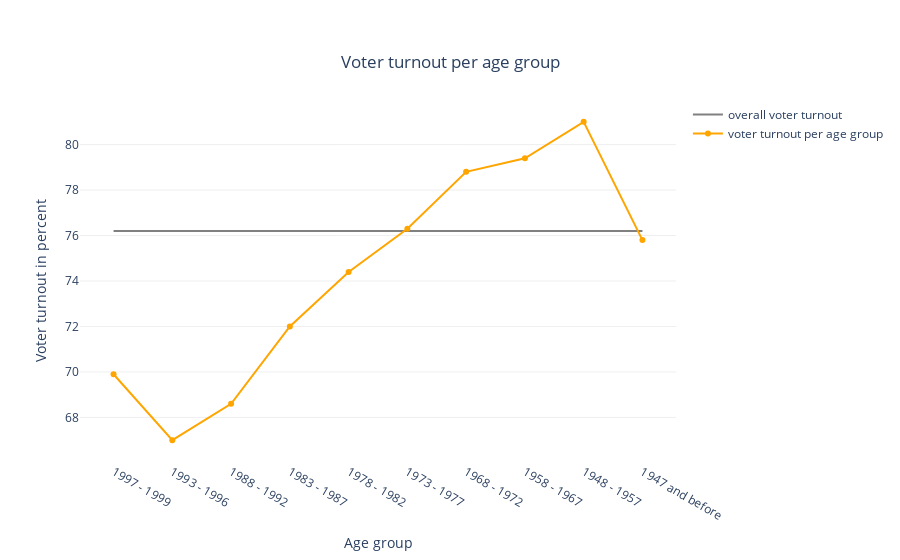

Source (notebook cell):
### Code cell
fig = make_subplots()

fig.add_trace(
    go.Scatter(x=voter_turnout[1:]["Geburtsjahresgruppe"], y=[voter_turnout.iloc[0]["Wahlbeteiligung"]] *len(voter_turnout[1:]["Geburtsjahresgruppe"]),
               name='overall voter turnout', mode='lines', line_color='grey')
)

fig.add_trace(
    go.Scatter(x=voter_turnout[1:]["Geburtsjahresgruppe"], y=voter_turnout[1:]["Wahlbeteiligung"], 
               name='voter turnout per age group', line_color='orange'), 
)

fig.update_xaxes(
        title_text = "Age group")

fig.update_yaxes(
        title_text = "Voter turnout in percent",
        showgrid=True, gridwidth=1, gridcolor='#efefef')

# Add figure title
fig.update_layout(plot_bgcolor="white",
                  title={
                    'text': 'Voter turnout per age group', 
                    'y':0.9,
                    'x':0.5,
                    'xanchor': 'center',
                    'yanchor': 'top'}
                  )

fig.show()

### Figure 1 — Plotly figure (JSON) as saved in the notebook; plotly's stock layout.template omitted (floating-point values rounded to 4 significant figures)
{"data": [{"line": {"color": "grey"}, "mode": "lines", "name": "overall voter turnout", "type": "scatter", "x": ["1997 - 1999", "1993 - 1996", "1988 - 1992", "1983 - 1987", "1978 - 1982", "1973 - 1977", "1968 - 1972", "1958 - 1967", "1948 - 1957", "1947 and before"], "y": [76.2, 76.2, 76.2, 76.2, 76.2, 76.2, 76.2, 76.2, 76.2, 76.2]}, {"line": {"color": "orange"}, "name": "voter turnout per age group", "type": "scatter", "x": ["1997 - 1999", "1993 - 1996", "1988 - 1992", "1983 - 1987", "1978 - 1982", "1973 - 1977", "1968 - 1972", "1958 - 1967", "1948 - 1957", "1947 and before"], "y": [69.9, 67, 68.6, 72, 74.4, 76.3, 78.8, 79.4, 81, 75.8]}], "layout": {"plot_bgcolor": "white", "title": {"text": "Voter turnout per age group", "x": 0.5, "xanchor": "center", "y": 0.9, "yanchor": "top"}, "xaxis": {"anchor": "y", "domain": [0, 1], "title": {"text": "Age group"}}, "yaxis": {"anchor": "x", "domain": [0, 1], "gridcolor": "#efefef", "gridwidth": 1, "showgrid": true, "title": {"text": "Voter turnout in percent"}}}}
